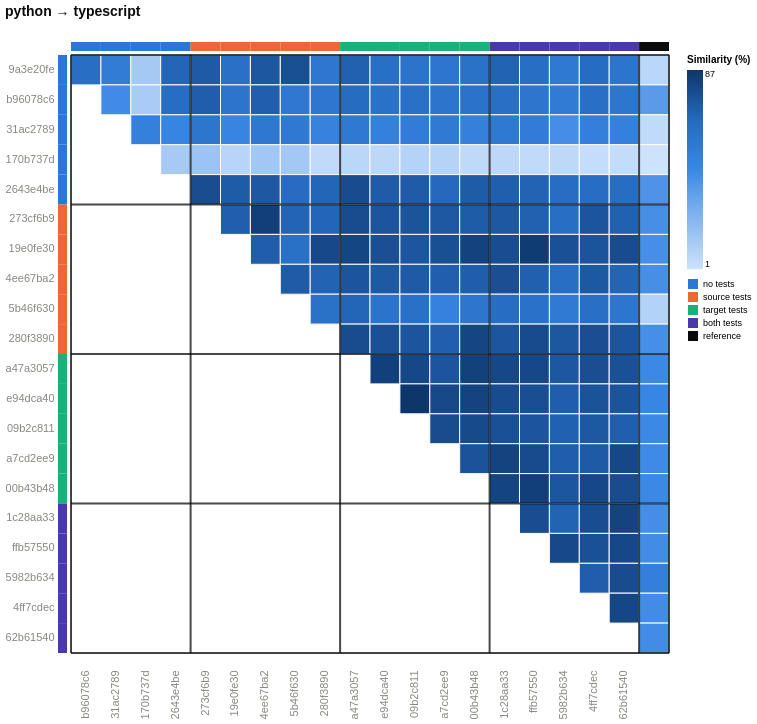

Vega-Lite specification stored for this chart:
### Vega-Lite specification from a JSON file in a GitHub repository (floating-point values rounded to 4 significant figures; data arrays with more than 128 entries replaced by an {"elided": "..."} marker saying what was removed)
{"config": {"view": {"continuousWidth": 300, "continuousHeight": 300}, "axis": {"labelAngle": -45}, "axisX": {"labelAngle": -37.5}}, "layer": [{"data": {"name": "data-2a5d5e9fbb94c6cd2932f00e9a888e53"}, "mark": {"type": "rect", "stroke": "#fcfcfb", "strokeWidth": 1}, "encoding": {"color": {"field": "similarity_pct", "legend": {"gradientLength": 199.3, "labelFontSize": 9, "titleFontSize": 10}, "scale": {"domain": [1.193, 86.63], "range": ["#cde2fb", "#86b6ef", "#3987e5", "#256abf", "#0d366b"]}, "title": "Similarity (%)", "type": "quantitative"}, "x": {"axis": {"domain": false, "labelAngle": -90, "labelColor": {"expr": "datum.label === '' ? '#0b0b0b' : '#898781'"}, "labelFontSize": 11, "labelFontWeight": {"expr": "datum.label === '' ? 'bold' : 'normal'"}, "labelPadding": 17, "ticks": false}, "field": "port_a", "scale": {"domain": ["b96078c6", "31ac2789", "170b737d", "2643e4be", "273cf6b9", "19e0fe30", "4ee67ba2", "5b46f630", "280f3890", "a47a3057", "e94dca40", "09b2c811", "a7cd2ee9", "00b43b48", "1c28aa33", "ffb57550", "5982b634", "4ff7cdec", "62b61540", ""]}, "title": null, "type": "nominal"}, "y": {"axis": {"domain": false, "labelColor": {"expr": "datum.label === '' ? '#0b0b0b' : '#898781'"}, "labelFontSize": 11, "labelFontWeight": {"expr": "datum.label === '' ? 'bold' : 'normal'"}, "labelPadding": 17, "ticks": false, "labelAngle": 0}, "field": "port_b", "scale": {"domain": ["9a3e20fe", "b96078c6", "31ac2789", "170b737d", "2643e4be", "273cf6b9", "19e0fe30", "4ee67ba2", "5b46f630", "280f3890", "a47a3057", "e94dca40", "09b2c811", "a7cd2ee9", "00b43b48", "1c28aa33", "ffb57550", "5982b634", "4ff7cdec", "62b61540"]}, "title": null, "type": "nominal"}}}, {"data": {"name": "data-2c59189aa11e10e9bfcaec28388409f3"}, "mark": {"type": "rect"}, "encoding": {"color": {"field": "condition", "legend": {"labelFontSize": 9, "symbolType": "square", "title": null}, "scale": {"domain": ["no tests", "source tests", "target tests", "both tests", "reference"], "range": ["#2a78d6", "#eb6834", "#1baf7a", "#4a3aa7", "#0b0b0b"]}, "type": "nominal"}, "x": {"axis": {"domain": false, "labelAngle": -90, "labelColor": {"expr": "datum.label === '' ? '#0b0b0b' : '#898781'"}, "labelFontSize": 11, "labelFontWeight": {"expr": "datum.label === '' ? 'bold' : 'normal'"}, "labelPadding": 17, "ticks": false}, "field": "port", "scale": {"domain": ["b96078c6", "31ac2789", "170b737d", "2643e4be", "273cf6b9", "19e0fe30", "4ee67ba2", "5b46f630", "280f3890", "a47a3057", "e94dca40", "09b2c811", "a7cd2ee9", "00b43b48", "1c28aa33", "ffb57550", "5982b634", "4ff7cdec", "62b61540", ""]}, "title": null, "type": "nominal"}, "y": {"value": -13}, "y2": {"value": -4}}}, {"data": {"name": "data-a5cbdc8c3bd819e598dc2faa35befc8d"}, "mark": {"type": "rect"}, "encoding": {"color": {"field": "condition", "legend": null, "scale": {"domain": ["no tests", "source tests", "target tests", "both tests", "reference"], "range": ["#2a78d6", "#eb6834", "#1baf7a", "#4a3aa7", "#0b0b0b"]}, "type": "nominal"}, "x": {"value": -13}, "x2": {"value": -4}, "y": {"axis": {"domain": false, "labelColor": {"expr": "datum.label === '' ? '#0b0b0b' : '#898781'"}, "labelFontSize": 11, "labelFontWeight": {"expr": "datum.label === '' ? 'bold' : 'normal'"}, "labelPadding": 17, "ticks": false, "labelAngle": 0}, "field": "port", "scale": {"domain": ["9a3e20fe", "b96078c6", "31ac2789", "170b737d", "2643e4be", "273cf6b9", "19e0fe30", "4ee67ba2", "5b46f630", "280f3890", "a47a3057", "e94dca40", "09b2c811", "a7cd2ee9", "00b43b48", "1c28aa33", "ffb57550", "5982b634", "4ff7cdec", "62b61540"]}, "title": null, "type": "nominal"}}}, {"data": {"name": "data-7510f7b594a457d138d3d7c781a689d8"}, "mark": {"type": "rule", "color": "#0b0b0b", "opacity": 0.75, "strokeWidth": 2}, "encoding": {"x": {"bandPosition": 0, "field": "port", "scale": {"domain": ["b96078c6", "31ac2789", "170b737d", "2643e4be", "273cf6b9", "19e0fe30", "4ee67ba2", "5b46f630", "280f3890", "a47a3057", "e94dca40", "09b2c811", "a7cd2ee9", "00b43b48", "1c28aa33", "ffb57550", "5982b634", "4ff7cdec", "62b61540", ""]}, "type": "nominal"}}}, {"data": {"name": "data-1b773253159c09520fafaf56dc5f07c7"}, "mark": {"type": "rule", "color": "#0b0b0b", "opacity": 0.75, "strokeWidth": 2}, "encoding": {"y": {"bandPosition": 0, "field": "port", "scale": {"domain": ["9a3e20fe", "b96078c6", "31ac2789", "170b737d", "2643e4be", "273cf6b9", "19e0fe30", "4ee67ba2", "5b46f630", "280f3890", "a47a3057", "e94dca40", "09b2c811", "a7cd2ee9", "00b43b48", "1c28aa33", "ffb57550", "5982b634", "4ff7cdec", "62b61540"]}, "type": "nominal"}}}, {"data": {"name": "data-60a2a85462df18174b77591c17302d23"}, "mark": {"type": "rule", "color": "#0b0b0b", "opacity": 0.75, "strokeWidth": 2}, "encoding": {"x": {"bandPosition": 1, "field": "port", "scale": {"domain": ["b96078c6", "31ac2789", "170b737d", "2643e4be", "273cf6b9", "19e0fe30", "4ee67ba2", "5b46f630", "280f3890", "a47a3057", "e94dca40", "09b2c811", "a7cd2ee9", "00b43b48", "1c28aa33", "ffb57550", "5982b634", "4ff7cdec", "62b61540", ""]}, "type": "nominal"}}}, {"data": {"name": "data-252e093ac27ceb67fa3d1106e9f99aec"}, "mark": {"type": "rule", "color": "#0b0b0b", "opacity": 0.75, "strokeWidth": 2}, "encoding": {"y": {"bandPosition": 1, "field": "port", "scale": {"domain": ["9a3e20fe", "b96078c6", "31ac2789", "170b737d", "2643e4be", "273cf6b9", "19e0fe30", "4ee67ba2", "5b46f630", "280f3890", "a47a3057", "e94dca40", "09b2c811", "a7cd2ee9", "00b43b48", "1c28aa33", "ffb57550", "5982b634", "4ff7cdec", "62b61540"]}, "type": "nominal"}}}], "height": 598, "resolve": {"scale": {"color": "independent"}}, "title": {"text": "python → typescript", "anchor": "start", "color": "#0b0b0b", "fontSize": 14, "offset": 23, "subtitleFontSize": 10}, "width": 598, "$schema": "https://vega.github.io/schema/vega-lite/v6.4.1.json", "datasets": {"data-2a5d5e9fbb94c6cd2932f00e9a888e53": {"elided": "210 records"}, "data-2c59189aa11e10e9bfcaec28388409f3": [{"port": "b96078c6", "condition": "no tests"}, {"port": "31ac2789", "condition": "no tests"}, {"port": "170b737d", "condition": "no tests"}, {"port": "2643e4be", "condition": "no tests"}, {"port": "273cf6b9", "condition": "source tests"}, {"port": "19e0fe30", "condition": "source tests"}, {"port": "4ee67ba2", "condition": "source tests"}, {"port": "5b46f630", "condition": "source tests"}, {"port": "280f3890", "condition": "source tests"}, {"port": "a47a3057", "condition": "target tests"}, {"port": "e94dca40", "condition": "target tests"}, {"port": "09b2c811", "condition": "target tests"}, {"port": "a7cd2ee9", "condition": "target tests"}, {"port": "00b43b48", "condition": "target tests"}, {"port": "1c28aa33", "condition": "both tests"}, {"port": "ffb57550", "condition": "both tests"}, {"port": "5982b634", "condition": "both tests"}, {"port": "4ff7cdec", "condition": "both tests"}, {"port": "62b61540", "condition": "both tests"}, {"port": "", "condition": "reference"}], "data-a5cbdc8c3bd819e598dc2faa35befc8d": [{"port": "9a3e20fe", "condition": "no tests"}, {"port": "b96078c6", "condition": "no tests"}, {"port": "31ac2789", "condition": "no tests"}, {"port": "170b737d", "condition": "no tests"}, {"port": "2643e4be", "condition": "no tests"}, {"port": "273cf6b9", "condition": "source tests"}, {"port": "19e0fe30", "condition": "source tests"}, {"port": "4ee67ba2", "condition": "source tests"}, {"port": "5b46f630", "condition": "source tests"}, {"port": "280f3890", "condition": "source tests"}, {"port": "a47a3057", "condition": "target tests"}, {"port": "e94dca40", "condition": "target tests"}, {"port": "09b2c811", "condition": "target tests"}, {"port": "a7cd2ee9", "condition": "target tests"}, {"port": "00b43b48", "condition": "target tests"}, {"port": "1c28aa33", "condition": "both tests"}, {"port": "ffb57550", "condition": "both tests"}, {"port": "5982b634", "condition": "both tests"}, {"port": "4ff7cdec", "condition": "both tests"}, {"port": "62b61540", "condition": "both tests"}], "data-7510f7b594a457d138d3d7c781a689d8": [{"port": "b96078c6", "condition": "no tests"}, {"port": "273cf6b9", "condition": "source tests"}, {"port": "a47a3057", "condition": "target tests"}, {"port": "1c28aa33", "condition": "both tests"}, {"port": "", "condition": "reference"}], "data-1b773253159c09520fafaf56dc5f07c7": [{"port": "9a3e20fe", "condition": "no tests"}, {"port": "273cf6b9", "condition": "source tests"}, {"port": "a47a3057", "condition": "target tests"}, {"port": "1c28aa33", "condition": "both tests"}], "data-60a2a85462df18174b77591c17302d23": [{"port": ""}], "data-252e093ac27ceb67fa3d1106e9f99aec": [{"port": "62b61540"}]}}
